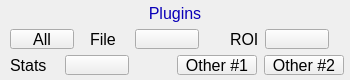
<?xml version="1.0" ?>
<ui version="4.0">
  <class>Dialog</class>
  <widget class="PyDMFrame" name="screen">
    <property name="geometry">
      <rect>
        <x>141</x>
        <y>292</y>
        <width>350</width>
        <height>80</height>
      </rect>
    </property>
    <property name="minimumSize">
      <size>
        <width>350</width>
        <height>80</height>
      </size>
    </property>
    <property name="styleSheet">
      <string notr="true">PyDMFrame#screen {
  color: rgb(0, 0, 0);
  background-color: rgb(187, 187, 187);
  }</string>
    </property>
    <property name="windowTitle">
      <string>ADPlugins</string>
    </property>
    <layout class="QGridLayout" name="gridLayout" columnstretch="10,50,5,9,16,32,1,6,1,5,5,37,22,11,19,1,27,3,4,1,64,15,6" rowstretch="2,1,7,13,6,20,1,5,20,5">
      <property name="leftMargin">
        <number>0</number>
      </property>
      <property name="topMargin">
        <number>0</number>
      </property>
      <property name="rightMargin">
        <number>0</number>
      </property>
      <property name="bottomMargin">
        <number>0</number>
      </property>
      <property name="horizontalSpacing">
        <number>0</number>
      </property>
      <property name="verticalSpacing">
        <number>0</number>
      </property>
      <item row="3" column="6" rowspan="4">
        <widget class="QLabel" name="text">
          <property name="geometry">
            <rect>
              <x>122</x>
              <y>10</y>
              <width>1</width>
              <height>40</height>
            </rect>
          </property>
          <property name="sizePolicy">
            <sizepolicy hsizetype="Ignored" vsizetype="Ignored">
              <horstretch>0</horstretch>
              <verstretch>0</verstretch>
            </sizepolicy>
          </property>
          <property name="text">
            <string/>
          </property>
          <property name="font">
            <font>
              <pointsize>20</pointsize>
            </font>
          </property>
          <property name="brush" stdset="0">
            <brush brushstyle="SolidPattern">
              <color alpha="255">
                <red>0</red>
                <green>0</green>
                <blue>0</blue>
              </color>
            </brush>
          </property>
          <property name="toolTip">
            <string>text</string>
          </property>
          <property name="alignment">
            <set>Qt::AlignLeading|Qt::AlignLeft|Qt::AlignVCenter</set>
          </property>
          <property name="styleSheet">
            <string notr="true">QLabel#text {
  color: rgb(0, 0, 0);
  }</string>
          </property>
        </widget>
      </item>
      <item row="0" column="0" rowspan="10" colspan="23">
        <widget class="PyDMDrawingRectangle" name="rectangle">
          <property name="geometry">
            <rect>
              <x>0</x>
              <y>0</y>
              <width>350</width>
              <height>80</height>
            </rect>
          </property>
          <property name="sizePolicy">
            <sizepolicy hsizetype="Ignored" vsizetype="Ignored">
              <horstretch>0</horstretch>
              <verstretch>0</verstretch>
            </sizepolicy>
          </property>
          <property name="brush" stdset="0">
            <brush brushstyle="NoBrush">
              <color alpha="255">
                <red>0</red>
                <green>0</green>
                <blue>0</blue>
              </color>
            </brush>
          </property>
          <property name="penStyle" stdset="0">
            <enum>Qt::SolidLine</enum>
          </property>
          <property name="penColor" stdset="0">
            <color>
              <red>0</red>
              <green>0</green>
              <blue>0</blue>
            </color>
          </property>
          <property name="penWidth" stdset="0">
            <double>1</double>
          </property>
          <property name="penCapStyle" stdset="0">
            <enum>Qt::FlatCap</enum>
          </property>
          <property name="toolTip">
            <string>rectangle</string>
          </property>
        </widget>
      </item>
      <item row="1" column="6" rowspan="3" colspan="9">
        <widget class="PyDMDrawingRectangle" name="rectangle_1">
          <property name="geometry">
            <rect>
              <x>122</x>
              <y>2</y>
              <width>107</width>
              <height>21</height>
            </rect>
          </property>
          <property name="sizePolicy">
            <sizepolicy hsizetype="Ignored" vsizetype="Ignored">
              <horstretch>0</horstretch>
              <verstretch>0</verstretch>
            </sizepolicy>
          </property>
          <property name="brush" stdset="0">
            <brush brushstyle="SolidPattern">
              <color alpha="255">
                <red>218</red>
                <green>218</green>
                <blue>218</blue>
              </color>
            </brush>
          </property>
          <property name="penStyle" stdset="0">
            <enum>Qt::SolidLine</enum>
          </property>
          <property name="penColor" stdset="0">
            <color>
              <red>218</red>
              <green>218</green>
              <blue>218</blue>
            </color>
          </property>
          <property name="penWidth" stdset="0">
            <double>0</double>
          </property>
          <property name="penCapStyle" stdset="0">
            <enum>Qt::FlatCap</enum>
          </property>
          <property name="toolTip">
            <string>rectangle_1</string>
          </property>
        </widget>
      </item>
      <item row="2" column="11" rowspan="2" colspan="3">
        <widget class="QLabel" name="text_1">
          <property name="geometry">
            <rect>
              <x>140</x>
              <y>3</y>
              <width>70</width>
              <height>20</height>
            </rect>
          </property>
          <property name="sizePolicy">
            <sizepolicy hsizetype="Ignored" vsizetype="Ignored">
              <horstretch>0</horstretch>
              <verstretch>0</verstretch>
            </sizepolicy>
          </property>
          <property name="text">
            <string>Plugins</string>
          </property>
          <property name="font">
            <font>
              <pointsize>12</pointsize>
            </font>
          </property>
          <property name="brush" stdset="0">
            <brush brushstyle="SolidPattern">
              <color alpha="255">
                <red>10</red>
                <green>0</green>
                <blue>184</blue>
              </color>
            </brush>
          </property>
          <property name="toolTip">
            <string>text_1</string>
          </property>
          <property name="alignment">
            <set>Qt::AlignCenter</set>
          </property>
          <property name="styleSheet">
            <string notr="true">QLabel#text_1 {
  color: rgb(10, 0, 184);
  }</string>
          </property>
        </widget>
      </item>
      <item row="5" column="5" colspan="4">
        <widget class="QLabel" name="text_2">
          <property name="geometry">
            <rect>
              <x>90</x>
              <y>29</y>
              <width>40</width>
              <height>20</height>
            </rect>
          </property>
          <property name="sizePolicy">
            <sizepolicy hsizetype="Ignored" vsizetype="Ignored">
              <horstretch>0</horstretch>
              <verstretch>0</verstretch>
            </sizepolicy>
          </property>
          <property name="text">
            <string>File</string>
          </property>
          <property name="font">
            <font>
              <pointsize>12</pointsize>
            </font>
          </property>
          <property name="brush" stdset="0">
            <brush brushstyle="SolidPattern">
              <color alpha="255">
                <red>0</red>
                <green>0</green>
                <blue>0</blue>
              </color>
            </brush>
          </property>
          <property name="toolTip">
            <string>text_2</string>
          </property>
          <property name="alignment">
            <set>Qt::AlignLeading|Qt::AlignLeft|Qt::AlignVCenter</set>
          </property>
          <property name="styleSheet">
            <string notr="true">QLabel#text_2 {
  color: rgb(0, 0, 0);
  }</string>
          </property>
        </widget>
      </item>
      <item row="5" column="16" colspan="2">
        <widget class="QLabel" name="text_3">
          <property name="geometry">
            <rect>
              <x>230</x>
              <y>29</y>
              <width>30</width>
              <height>20</height>
            </rect>
          </property>
          <property name="sizePolicy">
            <sizepolicy hsizetype="Ignored" vsizetype="Ignored">
              <horstretch>0</horstretch>
              <verstretch>0</verstretch>
            </sizepolicy>
          </property>
          <property name="text">
            <string>ROI</string>
          </property>
          <property name="font">
            <font>
              <pointsize>12</pointsize>
            </font>
          </property>
          <property name="brush" stdset="0">
            <brush brushstyle="SolidPattern">
              <color alpha="255">
                <red>0</red>
                <green>0</green>
                <blue>0</blue>
              </color>
            </brush>
          </property>
          <property name="toolTip">
            <string>text_3</string>
          </property>
          <property name="alignment">
            <set>Qt::AlignLeading|Qt::AlignLeft|Qt::AlignVCenter</set>
          </property>
          <property name="styleSheet">
            <string notr="true">QLabel#text_3 {
  color: rgb(0, 0, 0);
  }</string>
          </property>
        </widget>
      </item>
      <item row="5" column="10" colspan="3">
        <widget class="PyDMRelatedDisplayButton" name="related_display">
          <property name="geometry">
            <rect>
              <x>135</x>
              <y>29</y>
              <width>64</width>
              <height>20</height>
            </rect>
          </property>
          <property name="sizePolicy">
            <sizepolicy hsizetype="Ignored" vsizetype="Ignored">
              <horstretch>0</horstretch>
              <verstretch>0</verstretch>
            </sizepolicy>
          </property>
          <property name="showIcon" stdset="0">
            <bool>true</bool>
          </property>
          <property name="font">
            <font>
              <pointsize>12</pointsize>
            </font>
          </property>
          <property name="styleSheet">
            <string notr="true">PyDMRelatedDisplayButton#related_display {
  color: rgb(0, 0, 0);
  background-color: rgb(115, 223, 255);
  }</string>
          </property>
          <property name="titles" stdset="0">
            <stringlist>
              <string>netCDF file #1</string>
              <string>TIFF file #1</string>
              <string>JPEG file #1</string>
              <string>NeXus file #1</string>
              <string>Magick file #1</string>
              <string>HDF5 file #1</string>
              <string>Null file #1</string>
            </stringlist>
          </property>
          <property name="filenames" stdset="0">
            <stringlist>
              <string>NDFileNetCDF.ui</string>
              <string>NDFileTIFF.ui</string>
              <string>NDFileJPEG.ui</string>
              <string>NDFileNexus.ui</string>
              <string>NDFileMagick.ui</string>
              <string>NDFileHDF5.ui</string>
              <string>NDFileNull.ui</string>
            </stringlist>
          </property>
          <property name="macros" stdset="0">
            <stringlist>
              <string>P=${P}, R=netCDF1:, EXT=nc</string>
              <string>P=${P}, R=TIFF1:, EXT=tif</string>
              <string>P=${P}, R=JPEG1:, EXT=jpg</string>
              <string>P=${P}, R=Nexus1:, EXT=h5</string>
              <string>P=${P}, R=Magick1:, EXT=tif</string>
              <string>P=${P}, R=HDF1:, EXT=h5</string>
              <string>P=${P}, R=Null1:, EXT=null</string>
            </stringlist>
          </property>
          <property name="openInNewWindow" stdset="0">
            <bool>true</bool>
          </property>
        </widget>
      </item>
      <item row="5" column="20">
        <widget class="PyDMRelatedDisplayButton" name="related_display_1">
          <property name="geometry">
            <rect>
              <x>265</x>
              <y>29</y>
              <width>64</width>
              <height>20</height>
            </rect>
          </property>
          <property name="sizePolicy">
            <sizepolicy hsizetype="Ignored" vsizetype="Ignored">
              <horstretch>0</horstretch>
              <verstretch>0</verstretch>
            </sizepolicy>
          </property>
          <property name="showIcon" stdset="0">
            <bool>true</bool>
          </property>
          <property name="font">
            <font>
              <pointsize>12</pointsize>
            </font>
          </property>
          <property name="styleSheet">
            <string notr="true">PyDMRelatedDisplayButton#related_display_1 {
  color: rgb(0, 0, 0);
  background-color: rgb(115, 223, 255);
  }</string>
          </property>
          <property name="titles" stdset="0">
            <stringlist>
              <string>ROI #1</string>
              <string>ROI #2</string>
              <string>ROI #3</string>
              <string>ROI #4</string>
              <string>ROI 1-4 combined</string>
            </stringlist>
          </property>
          <property name="filenames" stdset="0">
            <stringlist>
              <string>NDROI.ui</string>
              <string>NDROI.ui</string>
              <string>NDROI.ui</string>
              <string>NDROI.ui</string>
              <string>NDROI4.ui</string>
            </stringlist>
          </property>
          <property name="macros" stdset="0">
            <stringlist>
              <string>P=${P}, R=ROI1:</string>
              <string>P=${P}, R=ROI2:</string>
              <string>P=${P}, R=ROI3:</string>
              <string>P=${P}, R=ROI4:</string>
              <string>P=${P}, R1=ROI1:,R2=ROI2:, R3=ROI3:,R4=ROI4:</string>
            </stringlist>
          </property>
          <property name="openInNewWindow" stdset="0">
            <bool>true</bool>
          </property>
        </widget>
      </item>
      <item row="5" column="1" colspan="3">
        <widget class="PyDMRelatedDisplayButton" name="related_display_2">
          <property name="geometry">
            <rect>
              <x>10</x>
              <y>29</y>
              <width>64</width>
              <height>20</height>
            </rect>
          </property>
          <property name="sizePolicy">
            <sizepolicy hsizetype="Ignored" vsizetype="Ignored">
              <horstretch>0</horstretch>
              <verstretch>0</verstretch>
            </sizepolicy>
          </property>
          <property name="toolTip">
            <string>All</string>
          </property>
          <property name="text">
            <string>All</string>
          </property>
          <property name="showIcon" stdset="0">
            <bool>false</bool>
          </property>
          <property name="font">
            <font>
              <pointsize>12</pointsize>
            </font>
          </property>
          <property name="styleSheet">
            <string notr="true">PyDMRelatedDisplayButton#related_display_2 {
  color: rgb(0, 0, 0);
  background-color: rgb(115, 223, 255);
  }</string>
          </property>
          <property name="titles" stdset="0">
            <stringlist>
              <string>Common plugins</string>
            </stringlist>
          </property>
          <property name="filenames" stdset="0">
            <stringlist>
              <string>commonPlugins.ui</string>
            </stringlist>
          </property>
          <property name="macros" stdset="0">
            <stringlist>
              <string>P=${P}</string>
            </stringlist>
          </property>
          <property name="openInNewWindow" stdset="0">
            <bool>true</bool>
          </property>
        </widget>
      </item>
      <item row="8" column="1">
        <widget class="QLabel" name="text_4">
          <property name="geometry">
            <rect>
              <x>10</x>
              <y>55</y>
              <width>50</width>
              <height>20</height>
            </rect>
          </property>
          <property name="sizePolicy">
            <sizepolicy hsizetype="Ignored" vsizetype="Ignored">
              <horstretch>0</horstretch>
              <verstretch>0</verstretch>
            </sizepolicy>
          </property>
          <property name="text">
            <string>Stats</string>
          </property>
          <property name="font">
            <font>
              <pointsize>12</pointsize>
            </font>
          </property>
          <property name="brush" stdset="0">
            <brush brushstyle="SolidPattern">
              <color alpha="255">
                <red>0</red>
                <green>0</green>
                <blue>0</blue>
              </color>
            </brush>
          </property>
          <property name="toolTip">
            <string>text_4</string>
          </property>
          <property name="alignment">
            <set>Qt::AlignLeading|Qt::AlignLeft|Qt::AlignVCenter</set>
          </property>
          <property name="styleSheet">
            <string notr="true">QLabel#text_4 {
  color: rgb(0, 0, 0);
  }</string>
          </property>
        </widget>
      </item>
      <item row="8" column="3" colspan="5">
        <widget class="PyDMRelatedDisplayButton" name="related_display_3">
          <property name="geometry">
            <rect>
              <x>65</x>
              <y>55</y>
              <width>64</width>
              <height>20</height>
            </rect>
          </property>
          <property name="sizePolicy">
            <sizepolicy hsizetype="Ignored" vsizetype="Ignored">
              <horstretch>0</horstretch>
              <verstretch>0</verstretch>
            </sizepolicy>
          </property>
          <property name="showIcon" stdset="0">
            <bool>true</bool>
          </property>
          <property name="font">
            <font>
              <pointsize>12</pointsize>
            </font>
          </property>
          <property name="styleSheet">
            <string notr="true">PyDMRelatedDisplayButton#related_display_3 {
  color: rgb(0, 0, 0);
  background-color: rgb(115, 223, 255);
  }</string>
          </property>
          <property name="titles" stdset="0">
            <stringlist>
              <string>Statistics #1</string>
              <string>Statistics #2</string>
              <string>Statistics #3</string>
              <string>Statistics #4</string>
              <string>Statistics #5</string>
              <string>Statistics 1-5</string>
            </stringlist>
          </property>
          <property name="filenames" stdset="0">
            <stringlist>
              <string>NDStats.ui</string>
              <string>NDStats.ui</string>
              <string>NDStats.ui</string>
              <string>NDStats.ui</string>
              <string>NDStats.ui</string>
              <string>NDStats5.ui</string>
            </stringlist>
          </property>
          <property name="macros" stdset="0">
            <stringlist>
              <string>P=${P}, R=Stats1:</string>
              <string>P=${P}, R=Stats2:</string>
              <string>P=${P}, R=Stats3:</string>
              <string>P=${P}, R=Stats4:</string>
              <string>P=${P}, R=Stats5:</string>
              <string>P=${P}, R1=Stats1:,R2=Stats2:,R3=Stats3:,R4=Stats4:,R5=Stats5:</string>
            </stringlist>
          </property>
          <property name="openInNewWindow" stdset="0">
            <bool>true</bool>
          </property>
        </widget>
      </item>
      <item row="8" column="12" colspan="5">
        <widget class="PyDMRelatedDisplayButton" name="related_display_4">
          <property name="geometry">
            <rect>
              <x>177</x>
              <y>55</y>
              <width>80</width>
              <height>20</height>
            </rect>
          </property>
          <property name="sizePolicy">
            <sizepolicy hsizetype="Ignored" vsizetype="Ignored">
              <horstretch>0</horstretch>
              <verstretch>0</verstretch>
            </sizepolicy>
          </property>
          <property name="toolTip">
            <string>Other #1</string>
          </property>
          <property name="text">
            <string>Other #1</string>
          </property>
          <property name="showIcon" stdset="0">
            <bool>true</bool>
          </property>
          <property name="font">
            <font>
              <pointsize>12</pointsize>
            </font>
          </property>
          <property name="styleSheet">
            <string notr="true">PyDMRelatedDisplayButton#related_display_4 {
  color: rgb(0, 0, 0);
  background-color: rgb(115, 223, 255);
  }</string>
          </property>
          <property name="titles" stdset="0">
            <stringlist>
              <string>Image #1</string>
              <string>Pva #1</string>
              <string>Process #1</string>
              <string>Transform #1</string>
              <string>Color convert #1</string>
              <string>Color convert #2</string>
              <string>Overlay #1</string>
              <string>Overlays 1-8</string>
              <string>Circular buffer #1</string>
              <string>ROI Statistics #1</string>
              <string>Attribute #1</string>
              <string>FFT #1</string>
              <string>Scatter #1</string>
              <string>Gather #1</string>
              <string>Codec #1</string>
              <string>Codec #2</string>
            </stringlist>
          </property>
          <property name="filenames" stdset="0">
            <stringlist>
              <string>NDStdArrays.ui</string>
              <string>NDPva.ui</string>
              <string>NDProcess.ui</string>
              <string>NDTransform.ui</string>
              <string>NDColorConvert.ui</string>
              <string>NDColorConvert.ui</string>
              <string>NDOverlay.ui</string>
              <string>NDOverlay8.ui</string>
              <string>NDCircularBuff.ui</string>
              <string>NDROIStat.ui</string>
              <string>NDPluginAttribute.ui</string>
              <string>NDFFT.ui</string>
              <string>NDScatter.ui</string>
              <string>NDGather8.ui</string>
              <string>NDCodec.ui</string>
              <string>NDCodec.ui</string>
            </stringlist>
          </property>
          <property name="macros" stdset="0">
            <stringlist>
              <string>P=${P}, R=image1:</string>
              <string>P=${P}, R=Pva1:</string>
              <string>P=${P}, R=Proc1:</string>
              <string>P=${P}, R=Trans1:</string>
              <string>P=${P}, R=CC1:</string>
              <string>P=${P}, R=CC2:</string>
              <string>P=${P}, R=Over1:</string>
              <string>P=${P}, R=Over1:,O1=Over1:1:,O2=Over1:2:,O3=Over1:3:,O4=Over1:4:,O5=Over1:5:,O6=Over1:6:,O7=Over1:7:,O8=Over1:8:</string>
              <string>P=${P}, R=CB1:</string>
              <string>P=${P}, R=ROIStat1:</string>
              <string>P=${P}, R=Attr1:</string>
              <string>P=${P}, R=FFT1:</string>
              <string>P=${P}, R=Scatter1:</string>
              <string>P=${P}, R=Gather1:</string>
              <string>P=${P}, R=Codec1:</string>
              <string>P=${P}, R=Codec2:</string>
            </stringlist>
          </property>
          <property name="openInNewWindow" stdset="0">
            <bool>true</bool>
          </property>
        </widget>
      </item>
      <item row="8" column="19" colspan="3">
        <widget class="PyDMRelatedDisplayButton" name="related_display_5">
          <property name="geometry">
            <rect>
              <x>264</x>
              <y>55</y>
              <width>80</width>
              <height>20</height>
            </rect>
          </property>
          <property name="sizePolicy">
            <sizepolicy hsizetype="Ignored" vsizetype="Ignored">
              <horstretch>0</horstretch>
              <verstretch>0</verstretch>
            </sizepolicy>
          </property>
          <property name="toolTip">
            <string>Other #2</string>
          </property>
          <property name="text">
            <string>Other #2</string>
          </property>
          <property name="showIcon" stdset="0">
            <bool>true</bool>
          </property>
          <property name="font">
            <font>
              <pointsize>12</pointsize>
            </font>
          </property>
          <property name="styleSheet">
            <string notr="true">PyDMRelatedDisplayButton#related_display_5 {
  color: rgb(0, 0, 0);
  background-color: rgb(115, 223, 255);
  }</string>
          </property>
          <property name="titles" stdset="0">
            <stringlist>
              <string>Image #2</string>
              <string>Scan #1</string>
              <string>Acquire Sequence</string>
              <string>devIocStats</string>
              <string>Open CV #1</string>
              <string>Edge #1</string>
              <string>Bad Pixel #1</string>
              <string>AS configMenu</string>
            </stringlist>
          </property>
          <property name="filenames" stdset="0">
            <stringlist>
              <string>NDStdArrays.ui</string>
              <string>scan_more.ui</string>
              <string>yySseq.ui</string>
              <string>ioc_stats_soft.ui</string>
              <string>ADCompVision.ui</string>
              <string>NDPluginEdge.ui</string>
              <string>NDBadPixel.ui</string>
              <string>configMenu.ui</string>
            </stringlist>
          </property>
          <property name="macros" stdset="0">
            <stringlist>
              <string>P=${P}, R=image2:</string>
              <string>P=${P}, S=scan1, N=1</string>
              <string>P=${P}, S=AcquireSequence</string>
              <string>ioc=${P}</string>
              <string>P=${P}, R=CV1:</string>
              <string>P=${P}, R=Edge1:</string>
              <string>P=${P}, R=BadPix1:</string>
              <string>P=${P}, CONFIG=ADAutoSave</string>
            </stringlist>
          </property>
          <property name="openInNewWindow" stdset="0">
            <bool>true</bool>
          </property>
        </widget>
      </item>
    </layout>
    <zorder>text</zorder>
    <zorder>rectangle</zorder>
    <zorder>rectangle_1</zorder>
    <zorder>text_1</zorder>
    <zorder>text_2</zorder>
    <zorder>text_3</zorder>
    <zorder>related_display</zorder>
    <zorder>related_display_1</zorder>
    <zorder>related_display_2</zorder>
    <zorder>text_4</zorder>
    <zorder>related_display_3</zorder>
    <zorder>related_display_4</zorder>
    <zorder>related_display_5</zorder>
  </widget>
  <customwidgets>
    <customwidget>
      <class>PyDMLabel</class>
      <extends>QLabel</extends>
      <header>pydm.widgets.label</header>
    </customwidget>
    <customwidget>
      <class>PyDMDrawingRectangle</class>
      <extends>QWidget</extends>
      <header>pydm.widgets.drawing</header>
    </customwidget>
    <customwidget>
      <class>PyDMRelatedDisplayButton</class>
      <extends>QPushButton</extends>
      <header>pydm.widgets.related_display_button</header>
    </customwidget>
    <customwidget>
      <class>PyDMFrame</class>
      <extends>QFrame</extends>
      <header>pydm.widgets.frame</header>
    </customwidget>
  </customwidgets>
</ui>
